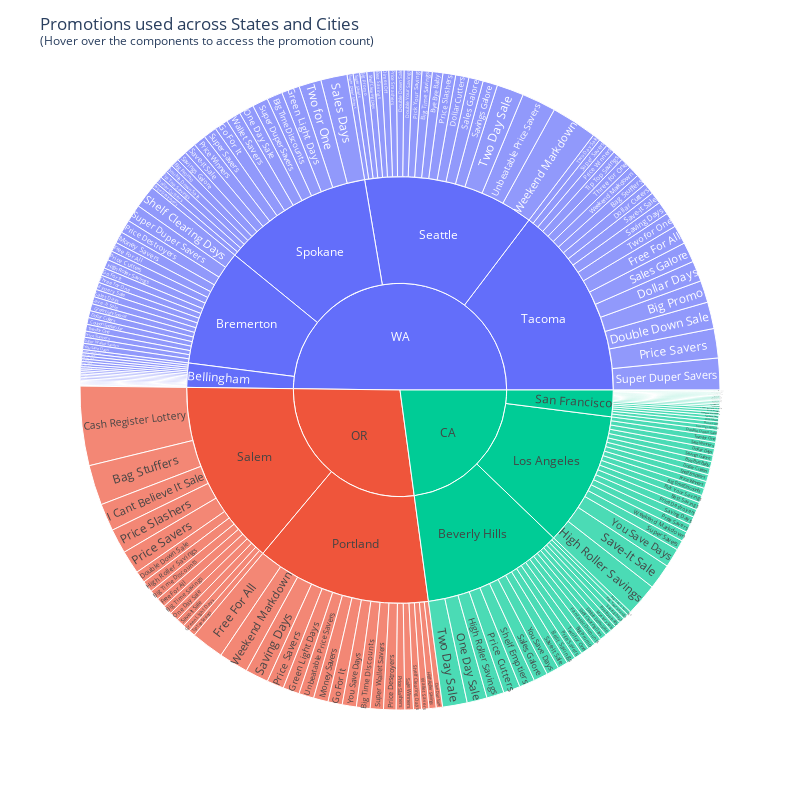

Here is the notebook cell this chart was saved with:
### Code cell
import plotly.express as px

# Plotting a donut chart for promotion types acroos states and cities
fig = px.sunburst(count, path=['store_state', 'store_city', 'promotion_name'], values='promotion_count',
                  hover_data=['promotion_count'])
fig.update_layout(
    autosize=False,
    width=800,
    height=800,
    title="Promotions used across States and Cities<br><sup>(Hover over the components to access the promotion count)</sup>")
fig.show()

### Figure 1 — Plotly figure (JSON) as saved in the notebook; plotly's stock layout.template omitted (floating-point values rounded to 4 significant figures; data arrays with more than 128 entries replaced by an {"elided": "..."} marker saying what was removed)
{"data": [{"branchvalues": "total", "customdata": {"elided": "199x1 int values"}, "domain": {"x": [0, 1], "y": [0, 1]}, "hovertemplate": "labels=%{label}<br>promotion_count=%{customdata[0]}<br>parent=%{parent}<br>id=%{id}<extra></extra>", "ids": {"elided": "199 str values"}, "labels": {"elided": "199 str values"}, "name": "", "parents": {"elided": "199 str values"}, "type": "sunburst", "values": {"elided": "199 int values"}}], "layout": {"autosize": false, "height": 800, "legend": {"tracegroupgap": 0}, "margin": {"t": 60}, "title": {"text": "Promotions used across States and Cities<br><sup>(Hover over the components to access the promotion count)</sup>"}, "width": 800}}
